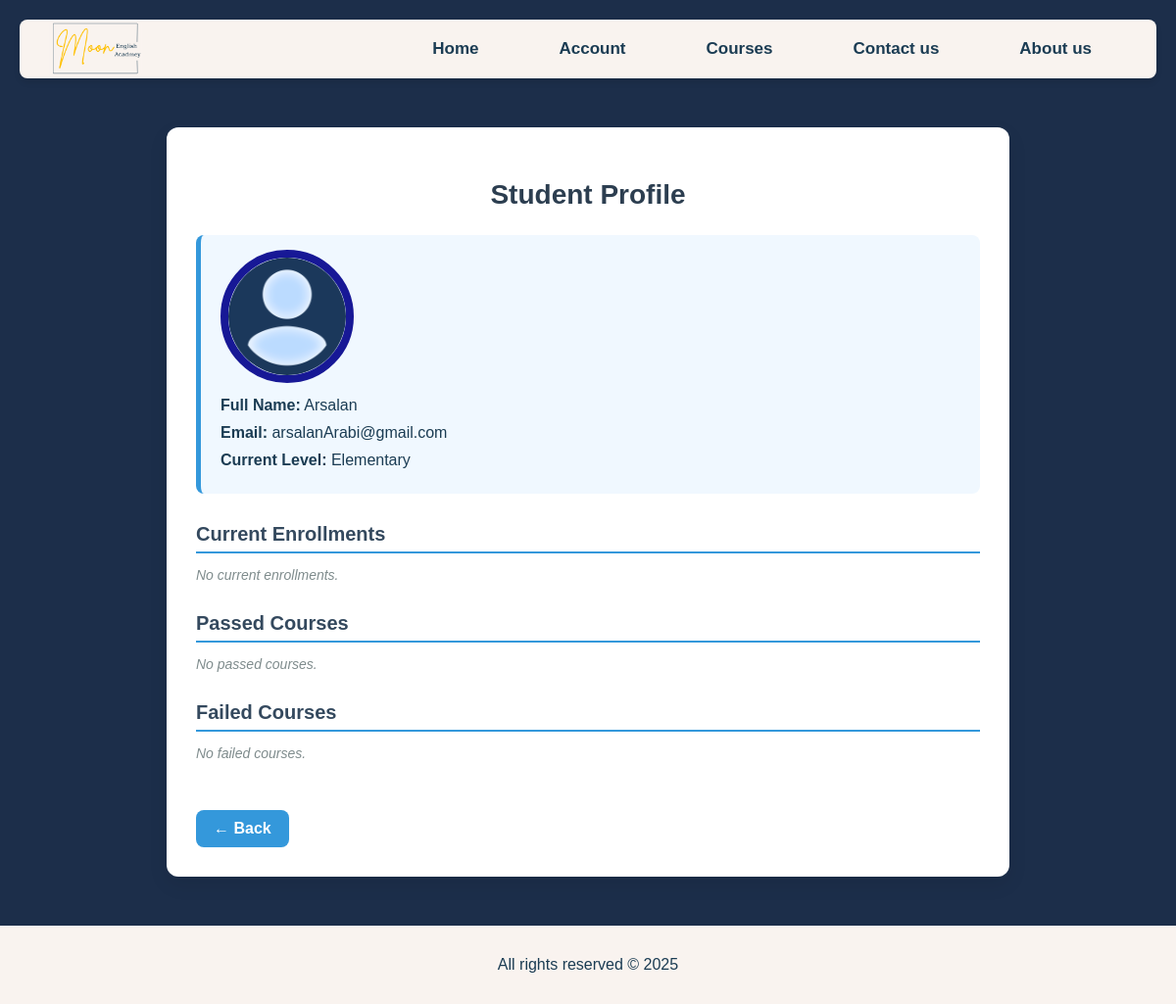
Before: /student/profile/6/ (signed in) with the older database file.
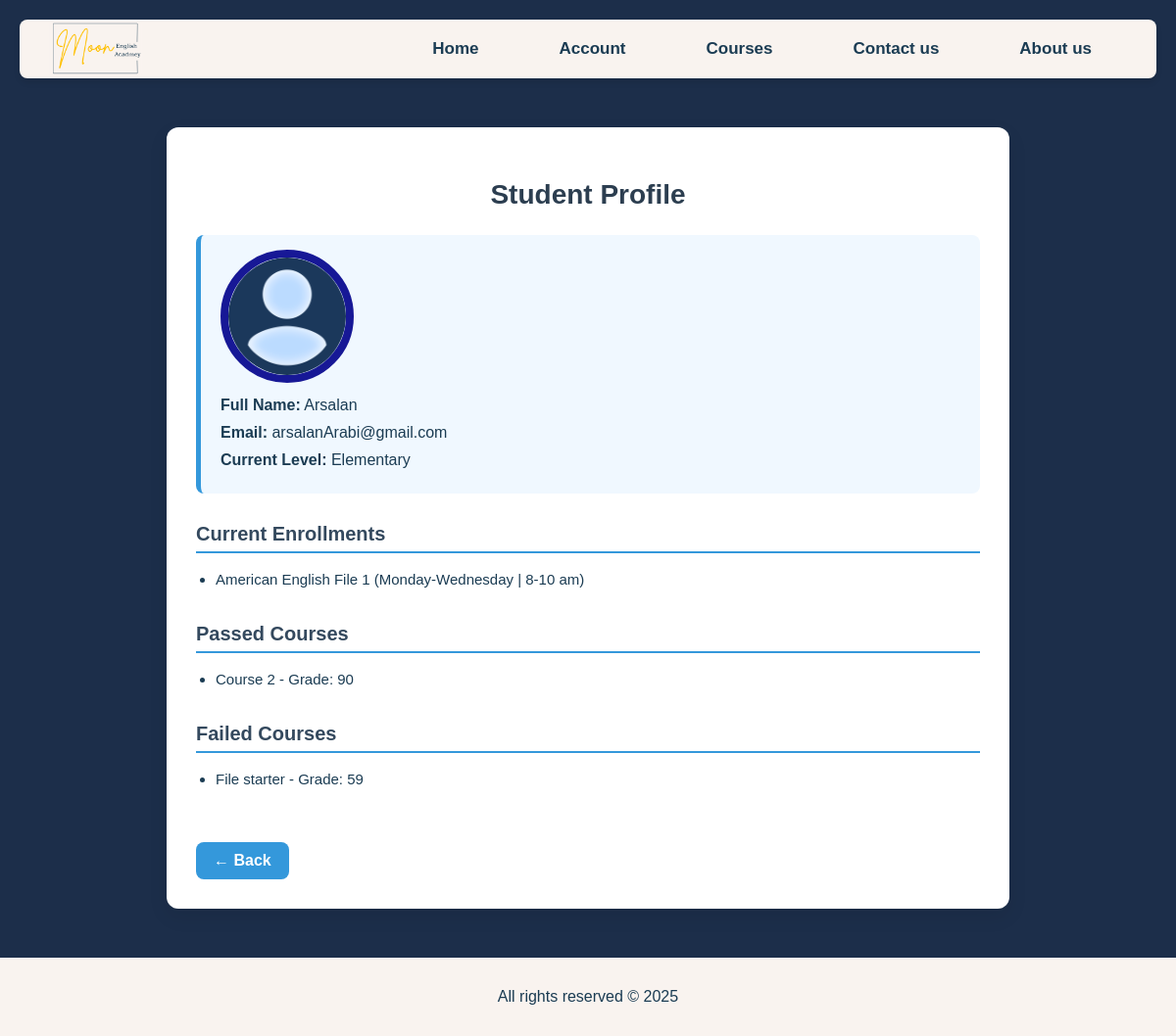
After: the same page with the newer database file.
### main/models.py (models this page shows, shortened)
class Enrollment(models.Model):
    student = models.ForeignKey(User, on_delete=models.CASCADE)
    course = models.ForeignKey(Course, on_delete=models.CASCADE)
    grade = models.PositiveIntegerField(null=True, blank=True)
    class Meta:
        unique_together = ('student', 'course')

class Course(models.Model):
    LEVEL_CHOICES = [
        ('Beginner', 'Beginner'),
        ('Elementary', 'Elementary'),
        ('Intermediate', 'Intermediate'),
        ('Upper Intermediate', 'Upper Intermediate'),
        ('Advanced', 'Advanced'),
    ]
    DAYS_CHOICES = [
        ('Monday-Wednesday', 'Monday-Wednesday'),
        ('Tuesday-Thursday', 'Tuesday-Thursday'),
        ('Only Fridays', 'Only Fridays'),
    ]
    TIME_CHOICES = [
        ('8-10 am', '8-10 am'),
        ('10-12 am', '10-12 am'),
        ('1-3 pm', '1-3 pm'),
        ('3-5 pm', '3-5 pm'),
        ('5-7 pm', '5-7 pm'),
        ('8-12 am', '8-12 am'),
    ]
    title = models.CharField(max_length=100)
    required_level = models.CharField(max_length=20, choices=LEVEL_CHOICES)
    description = models.TextField()
    class_days = models.CharField(max_length=100, choices=DAYS_CHOICES)
    class_time = models.CharField(max_length=50, choices=TIME_CHOICES)
    teacher = models.ForeignKey(User, on_delete=models.CASCADE, limit_choices_to={'user_type': 'teacher'})
    students = models.ManyToManyField(settings.AUTH_USER_MODEL, blank=True, related_name='enrolled_courses')
    join_link = models.URLField(default="#")
    start_date = models.DateField(default=timezone.now)

### main/views.py (the view)
# urls.py: path('student/profile/<int:student_id>/', views.student_profile_detail, name='student_profile_detail'),
@login_required
def student_profile_detail(request, student_id):
    student = get_object_or_404(User, pk=student_id, user_type='student')
    source = request.GET.get("from")
    passed_enrollments = Enrollment.objects.filter(student=student, grade__gte=60)
    failed_enrollments = Enrollment.objects.filter(student=student, grade__lt=60)
    current_enrollments = Enrollment.objects.filter(student=student, grade__isnull=True)
    context = {
        'student': student,
        'passed_enrollments': passed_enrollments,
        'failed_enrollments': failed_enrollments,
        'current_enrollments': current_enrollments,
        'source': source
    }
    return render(request, 'see_student_profile.html', context)

### templates/see_student_profile.html (shortened to what this page needs)
{% extends 'base.html' %}
{% load static %}
{% block extra_css %}
<link rel="stylesheet" href="{% static 'css/see_student_profile.css' %}">
{% endblock %}
{% block content %}
<div class="profile-container">
    <h2>Student Profile</h2>
    <div class="student-info">
        <img src="{{ student.profile_image.url }}" alt="Profile Image" class="profile-picture"/>
        <p><strong>Full Name:</strong> {{ student.username }}</p>
        <p><strong>Email:</strong> {{ student.email }}</p>
        <p><strong>Current Level:</strong> {{ student.level|default:"Not set" }}</p>
    </div>
    <div class="enrollment-section">
        <h3>Current Enrollments</h3>
        {% if current_enrollments %}
            <ul>
                {% for e in current_enrollments %}
                    <li>{{ e.course.title }} ({{ e.course.class_days }} | {{ e.course.class_time }})</li>
                {% endfor %}
            </ul>
        {% else %}
            <p>No current enrollments.</p>
        {% endif %}
    </div>
    <div class="enrollment-section">
        <h3>Passed Courses</h3>
        {% if passed_enrollments %}
            <ul>
                {% for e in passed_enrollments %}
                    <li>{{ e.course.title }} - Grade: {{ e.grade }}</li>
                {% endfor %}
            </ul>
        {% else %}
            <p>No passed courses.</p>
        {% endif %}
    </div>
    <div class="enrollment-section">
        <h3>Failed Courses</h3>
        {% if failed_enrollments %}
            <ul>
                {% for e in failed_enrollments %}
                    <li>{{ e.course.title }} - Grade: {{ e.grade }}</li>
                {% endfor %}
            </ul>
        {% else %}
            <p>No failed courses.</p>
        {% endif %}
    </div>
    {% if request.GET.from == "search_students" %}
        <a href="{% url 'search_students' %}" class="back-btn">← Back</a>
    {% else %}
        <a href="{% url 'teacher_requests' %}" class="back-btn">← Back</a>
    {% endif %}
</div>
{% endblock %}

Changed rows visible on the page:
added Enrollment: course "American English File 1", course.class_days "Monday-Wednesday", course.class_time "8-10 am", shown under "Current Enrollments"
added Enrollment: course "Course 2", grade "90", shown under "Passed Courses"
added Enrollment: course "File starter", grade "59", shown under "Failed Courses"
Other visible differences:
text no longer shown: "No current enrollments. No passed courses. No failed courses."
